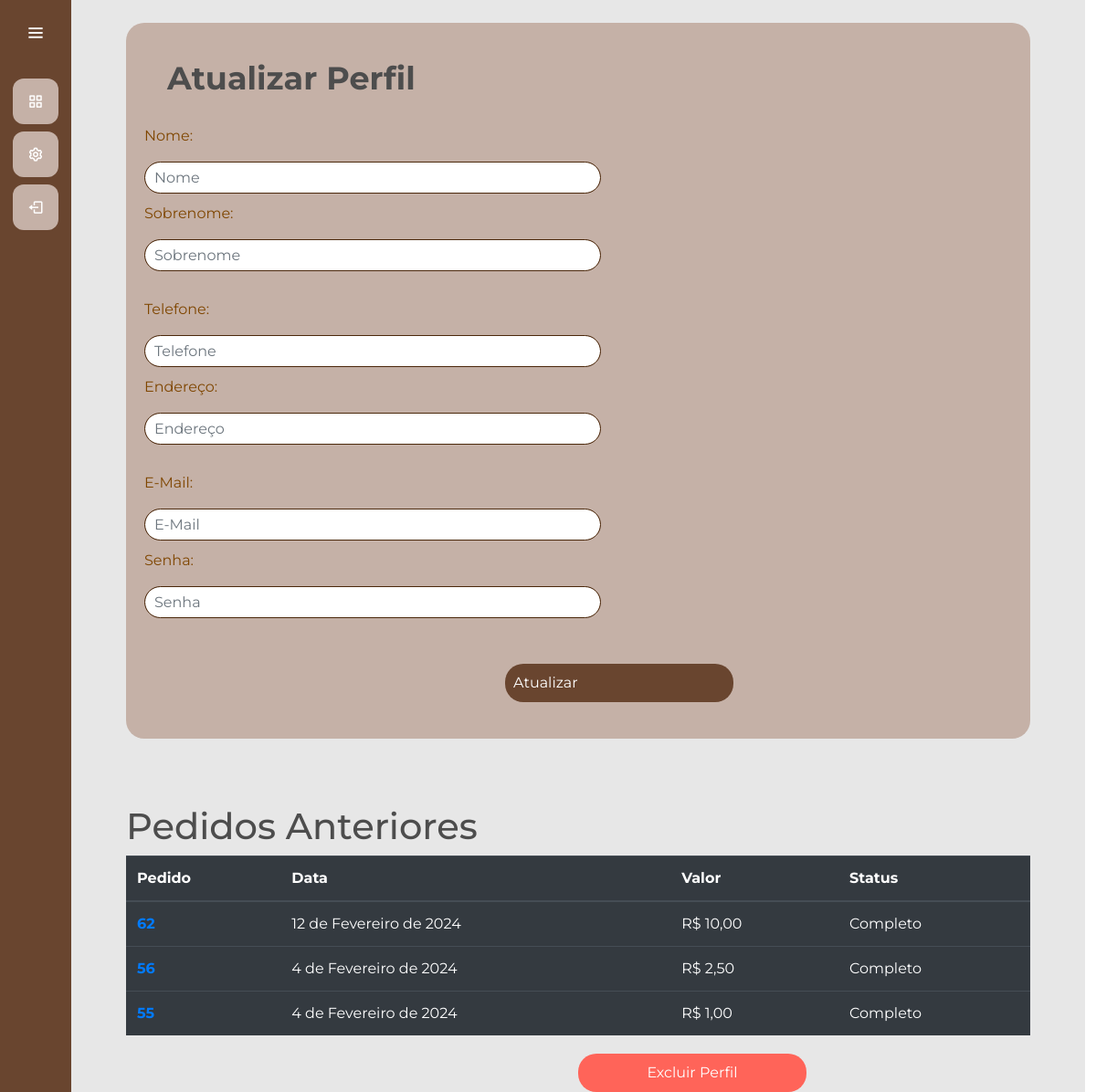
Page /usuarios/perfil/ (signed in) on the committed database.
### gerenciamento/models.py (models this page shows, shortened)
class Pedido(models.Model):
    id_pedido = models.AutoField(primary_key=True)
    id_transacao = models.CharField(max_length=255, null=True)
    cliente = models.ForeignKey(usuarios_models.Usuario, on_delete=models.SET_NULL, null=True, blank=True)
    data = models.DateField(auto_now_add=True)
    valor_final = models.FloatField(default=0.0)
    produtos = models.ManyToManyField(Produto, through='PedidoProduto')
    completo = models.BooleanField(default=False, null=True, blank=False)

### usuarios/views.py (the view, shortened to what this page needs)
# urls.py: path('perfil/', views.perfil, name='perfil'),
@login_required(login_url='/usuarios/cadastro/')
def perfil(request):
    pedidos = Pedido.objects.filter(cliente=request.user, valor_final__gt=0)
    return render(request, 'perfil.html',{'pedidos': pedidos})

### usuarios/models.py (called while the page is built)
    def __str__(self) -> str:
        return self.username

### usuarios/templates/perfil.html (shortened to what this page needs)
{% extends "cliente.html" %}
{% load static %}
{% block 'head' %}
    <link rel="stylesheet" href="{% static 'usuarios/css/principal-oficial.css' %}">
    <link rel="stylesheet" href="{% static 'usuarios/css/perfil-oficial.css' %}">
{% endblock %}
{% block 'dashboard' %}
<body>
    <div class="container-perfil">
        <div id="att-perfil">
            <form action="{% url 'perfil' %}" method="POST" id="form-perfil">
                <div class="caixa-perfil">
                    <div id="perfil">
                        <h1 class="titulo_perfil">Atualizar Perfil</h1>
                        <div class="row">
                            <div class="col-md">
                                <p>Nome:</p>
                                <input type="text" class="form-control" placeholder="Nome" name="nome" value="{{nome}}" >
                            </div>
                            <div class="col-md">
                                <p>Sobrenome:</p>
                                <input type="text" class="form-control" placeholder="Sobrenome" name="sobrenome" value="{{sobrenome}}" >
                            </div>
                        </div>
                        <div class="row">
                            <div class="col-md">
                                <p>Telefone:</p>
                                <input type="text" class="form-control" placeholder="Telefone" name="telefone" value="{{telefone}}" >
                            </div>
                            <div class="col-md">
                                <p>Endereço:</p>
                                <input type="text" class="form-control" placeholder="Endereço" name="endereco" value="{{endereco}}" >
                            </div>
                        </div>
                        <div class="row">
                            <div class="col-md">
                                <p>E-Mail:</p>
                                <input type="email" class="form-control" placeholder="E-Mail" name="email" value="{{email}}" >
                            </div>
                            <div class="col-md">
                                <p>Senha:</p>
                                <input type="password" class="form-control" placeholder="Senha" name="senha" value="{{senha}}" >
                            </div>
                        </div>
                        <div class="row">
                            <button class="btn-att-perfil" value="Atualizar">Atualizar</button>
                        </div>
                    </div>
                </div>
            </form>
        </div>
    </div>
    <div class="container-pedidos">
        <br>
        <br>
        <div id="pedidos-anteriores" class="pedidos-anteriores">
            <div class="caixa-pedidos">
                <div id="pedidos" class="pedidos-anteriores">
                    <br>
                    <h1  id="pedidos-anteriores-perfil">Pedidos Anteriores</h1>
                    <div class="container-fluid distanciamento">
                        <table class="table table-dark">
                            <thead>
                                <tr>
                                    <th scope="col">Pedido</th>
                                    <th scope="col">Data</th>
                                    <th scope="col">Valor</th>
                                    <th scope="col">Status</th>
                                </tr>
                            </thead>
                            <tbody>
                                {% for pedido in pedidos|dictsortreversed:"id_pedido" %}
                                    <tr>
                                        <th><a href="{% url 'notaPedido' pedido.id_pedido %}">{{ pedido.id_pedido }}</a></th>
                                        <td>{{ pedido.data }}</td>
                                        <td>R$ {{ pedido.valor_final|floatformat:2 }}</td>
                                        <td>{% if pedido.completo %}Completo{% else %}Incompleto{% endif %}</td>
                                    </tr>
                                {% endfor %}
                            </tbody>
                        </table>
                    </div>
                </div>
            </div>
        </div>
    </div>
    <div class="row">
        <button class="btn-remover-principal" onclick="confirmarExclusao()">Excluir Perfil</button>
    </div>
</body>
{% endblock %}

### templates/static/general/css/base.css (style rules this page uses)
* { margin: 0; padding: 0; box-sizing: border-box; font-family: "Montserrat" , sans-serif; }
body { background-color: hsl(0, 0%, 98%); }
h1,h2,h3,h4,h5,h6 { color:hsl(0, 0%, 30%); }
.form-control { width: 500px; height: 35px; border-radius: 20px; border: var(--differential-color) solid 1px; padding-left: 10px; margin-bottom: 10px; }
.row { display: flex; flex-direction: row; justify-content: space-between; margin-top: 20px; }

### templates/static/general/css/general.css (style rules this page uses)
:root { --main-color: #c5b1a7; --dark-color: #69452F; --light-color: #E7E7E7; --contrast-color: #faab66; --differential-color: #4b280b; --red-color: #9E7047; }

### templates/static/usuarios/css/principal-oficial.css (style rules this page uses)
:root { --main-color: #c5b1a7; --dark-color: #69452F; --light-color: #E7E7E7; --contrast-color: #faab66; --differential-color: #4b280b; --red-color: #9E7047; }
* { margin: 0; padding: 0; box-sizing: border-box; outline: none; font-family: 'Montserrat', sans-serif; }
body { width: 100%; height: auto; display: flex; }

### templates/static/usuarios/css/perfil-oficial.css (style rules this page uses)
.container-perfil { display: flex; flex-direction: column; align-items: center; justify-content: center; padding: 20px; background-color: var(--main-color); margin-left: 60px; margin-right: 60px; border-radius: 20px; padding-bottom: 40px; }
.titulo_perfil { display: flex; font-size: 35px; font-weight: 700; margin-bottom: 20px; padding: 20px 0px 10px 25px; }
.btn-att-perfil { display: flex; background-color: var(--dark-color); color: white; border: none; border-radius: 20px; width: 250px; cursor: pointer; padding: 9px; align-self: center; margin-top: 20px; margin-left: 410px; }
#att-perfil { width: 100%; height: 100%; display: flex; flex-direction: column; align-items: center; }
#form-perfil { display: flex; align-items: center; }
#att-perfil .caixa-perfil { width: 100%; height: 100%; display: flex; flex-direction: column; align-items: center; }
#pedidos-anteriores-perfil { margin-left: 60px; }
.distanciamento { padding-left: 60px; padding-right: 60px; }
.btn-remover-principal { background-color: #ff6459; color: white; border: none; border-radius: 20px; width: 250px; cursor: pointer; padding: 9px; margin-left: 570px; }
.form-control { width: 500px; height: 35px; border-radius: 20px; border: var(--differential-color) solid 1px; padding-left: 10px; margin-bottom: 10px; }

### rows in the picture
Pedido: id_pedido "62", data "12 de Fevereiro de 2024", valor_final "10,00", completo "Completo"
Pedido: id_pedido "56", data "4 de Fevereiro de 2024", valor_final "2,50", completo "Completo"
Pedido: id_pedido "55", data "4 de Fevereiro de 2024", valor_final "1,00", completo "Completo"
